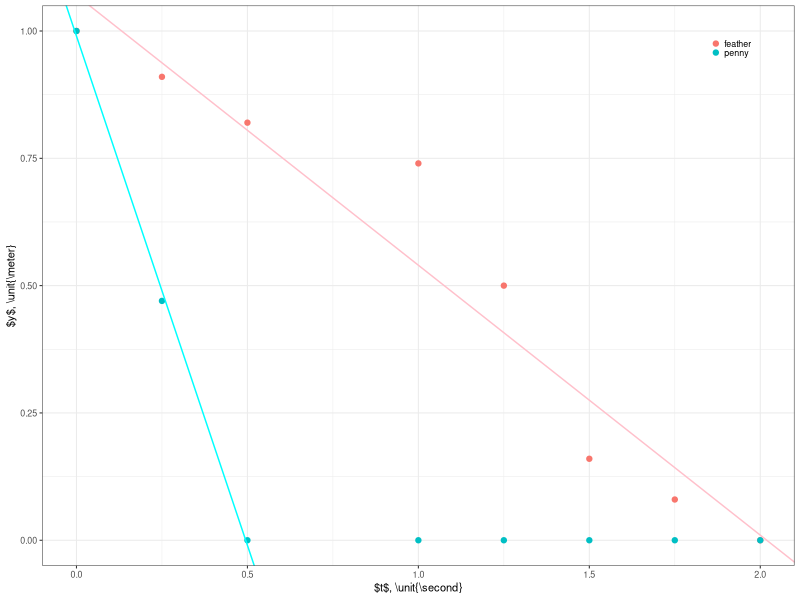
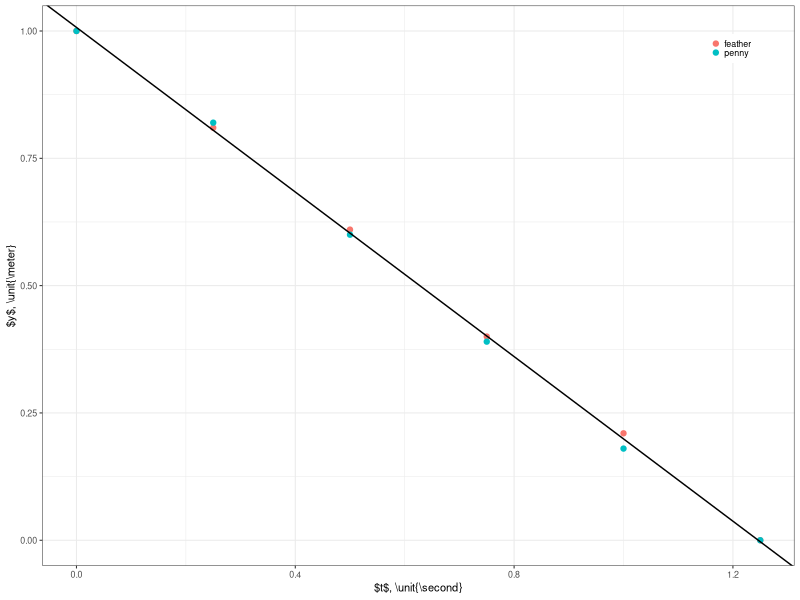

The R source for these figures, in order:
library(ggplot2)
library(dplyr)

raw <- read.csv('fig1.csv',header=TRUE)
data <- tibble(raw)
fig1 <- ggplot(data)+
     geom_point(aes(x=t_s,y=y_m,color=type))+
     geom_abline(intercept=0.99,slope=-2,color='cyan')+
     geom_abline(intercept=1.07,slope=-0.53,color='pink')+
     xlab('$t$, \\unit{\\second}')+
     ylab('$y$, \\unit{\\meter}')+
     theme_bw(base_size=8)+
     theme(legend.position="inside",
	legend.position.inside=c(0.95,0.95),
	legend.justification.inside=c("right","top"),
	legend.key.size=unit(4,"pt"),
	legend.title=element_blank())
ggsave('fig1.svg',plot=fig1,width=3.4167,height=2,units="in")



penny <- filter(tibble(read.csv('fig1pruned.csv',header=TRUE)),
      type=='penny')
feather <- filter(tibble(read.csv('fig1pruned.csv',header=TRUE)),
      type=='feather')
modelp = lm(y_m~t_s,penny)
modelf = lm(y_m~t_s,feather)
print(summary(modelp))
print(summary(modelf))
      


raw2 <- read.csv('fig2.csv',header=TRUE)
data2 <- tibble(raw2)
fig2 <- ggplot(data2)+
     geom_point(aes(x=t_s,y=y_m,color=type))+
     geom_abline(intercept=1.007,slope=-0.808,color='black')+
     xlab('$t$, \\unit{\\second}')+
     ylab('$y$, \\unit{\\meter}')+
     theme_bw(base_size=8)+
     theme(legend.position="inside",
	legend.position.inside=c(0.95,0.95),
	legend.justification.inside=c("right","top"),
	legend.key.size=unit(4,"pt"),
	legend.title=element_blank())
ggsave('fig2.svg',plot=fig2,width=3.4167,height=2,units="in")

# do stats on if velocities are different for air versus no air
model21 = lm(y_m~t_s,data2)
model22 = lm(y_m~t_s:type,data2)
print(anova(model21,model22))
print(summary(model21))





# what is strange here is that in no air, the penny slowed down to be as slow
# as the feather (not that the feather sped up to be as fast as the penny)?
# are these data correct?

# stats
pruned = tibble(read.csv('fig1pruned.csv',header=TRUE))
model11 = lm(y_m~t_s,pruned)
model12 = lm(y_m~t_s:type,pruned)
print(anova(model11,model12))
